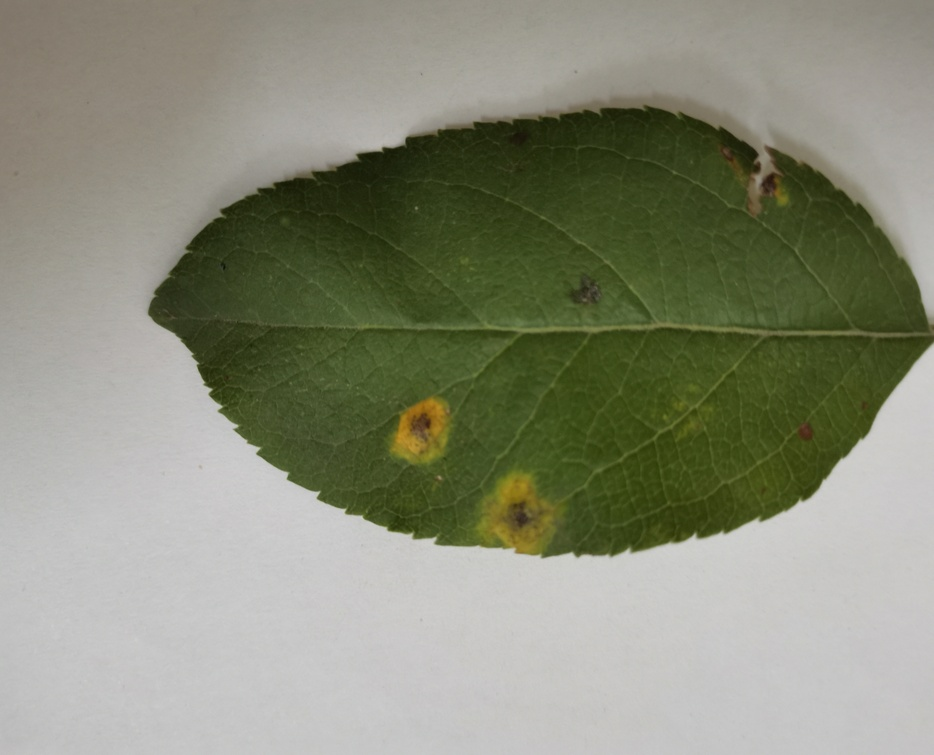
#> input picture AppleDiseaseLeaves/1.jpg, 934 x 755 px, shrunk from 1899 x 1536 before the run
$ python EdgeDetection.py   (older library calls are emulated)
#> lines starting #> are read from the running program, lines starting #| are printed output that depends on the picture
import cv2
import numpy as np
from matplotlib import pyplot as plt
import os


def roberts_edge_detection(img):
    # 定义Roberts算子
    roberts_x = np.array([[-1, 0], [0, 1]])
    roberts_y = np.array([[0, -1], [1, 0]])

    # 对图像进行卷积操作
    grad_x = cv2.filter2D(img, -1, roberts_x)
    grad_y = cv2.filter2D(img, -1, roberts_y)

    # 计算梯度幅值
    grad = np.sqrt(grad_x ** 2 + grad_y ** 2)

    # 返回边缘检测结果
    return grad.astype(np.uint8)


def sobel_edge_detection(img, ksize=3):
    # 使用Sobel算子进行边缘检测
    grad_x = cv2.Sobel(img, cv2.CV_64F, 1, 0, ksize=ksize)
    grad_y = cv2.Sobel(img, cv2.CV_64F, 0, 1, ksize=ksize)
    # 计算梯度幅值
    grad = np.sqrt(grad_x ** 2 + grad_y ** 2)

    # 返回边缘检测结果
    return grad.astype(np.uint8)


def prewitt_edge_detection(img):
    # 使用Prewitt算子进行边缘检测
    kernel_x = np.array([[-1, 0, 1], [-1, 0, 1], [-1, 0, 1]])
    kernel_y = np.array([[1, 1, 1], [0, 0, 0], [-1, -1, -1]])
    grad_x = cv2.filter2D(img, -1, kernel_x)
    grad_y = cv2.filter2D(img, -1, kernel_y)

    # 计算梯度幅值
    grad = np.sqrt(grad_x ** 2 + grad_y ** 2)

    # 返回梯度幅值
    return grad.astype(np.uint8)


def laplacian_edge_detection(img, ksize=3):
    # 使用Laplacian算子进行边缘检测
    laplacian = cv2.Laplacian(img, cv2.CV_64F, ksize=ksize)

    # 计算梯度幅值
    grad = np.abs(laplacian)

    # 返回梯度幅值
    return grad.astype(np.uint8)


def laplacian_of_gaussian_edge_detection(img, ksize=3, sigma=1.0):
    """
    使用LoG算子进行边缘检测，得到边缘锐化后的图像
    :param img: 原始图像，灰度图
    :param ksize: 模糊核大小，必须为正奇数
    :param sigma: LoG算子的高斯模糊参数
    :return: 边缘锐化后的图像
    """
    # 使用高斯模糊对图像进行平滑处理
    img_smooth = cv2.GaussianBlur(img, (ksize, ksize), sigma)

    # 使用Laplacian算子进行边缘检测
    laplacian = cv2.Laplacian(img_smooth, cv2.CV_64F, ksize=ksize)

    # 计算梯度幅值
    grad = np.abs(laplacian)

    # 返回梯度幅值
    return grad.astype(np.uint8)

if __name__ == "__main__":
    # 创建文件夹
    if not os.path.exists('EdgeDetection'):
        os.makedirs('EdgeDetection')

    # 读取图片
    img = cv2.imread('AppleDiseaseLeaves/1.jpg', 0)  # 以灰度模式读取图片
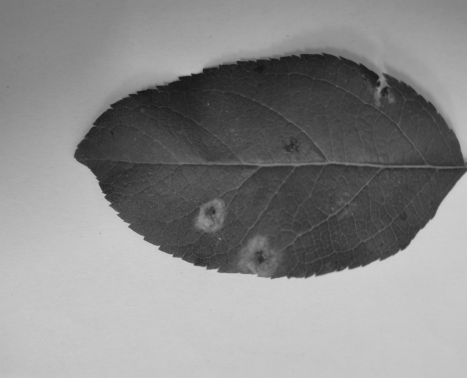
#> img: shape (755, 934) (shown at 1/2 size); min 12, max 209, mean 137

    # [46 lines of commented-out code are left out]
    rows = 2
    cols = 3

    # 创建一个大小为 (15,8) 的窗口，用来显示多个子图
    fig, ax = plt.subplots(rows, cols, figsize=(15, 8))

    # 应用Roberts算子进行边缘锐化
    edge_detection_result = roberts_edge_detection(img)
#> in roberts_edge_detection, `grad = np.sqrt(grad_x ** 2 + grad_y ** 2)`:
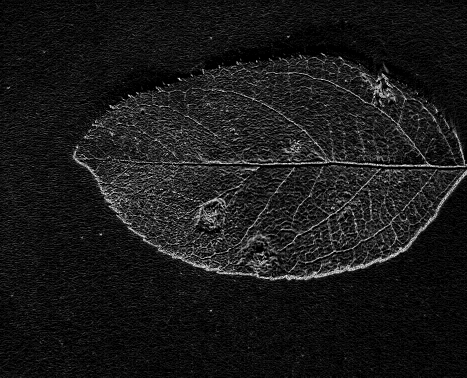
#> grad: shape (755, 934) float16 (shown at 1/2 size); min 0, max 15.91, mean 1.6; drawn with min black and max white
    plt.imsave('EdgeDetection/RobertsEdgeDetection.png', edge_detection_result, cmap='gray')
    ax[0, 0].imshow(edge_detection_result, cmap='gray')
    ax[0, 0].set_title('Roberts Edge Detection')
    ax[0, 0].axis('off')

    # 应用Sobel算子进行边缘检测
    edge_detection_result = sobel_edge_detection(img, ksize=3)
#> in sobel_edge_detection, `grad_x = cv2.Sobel(img, cv2.CV_64F, 1, 0, ksize=ksize)`:
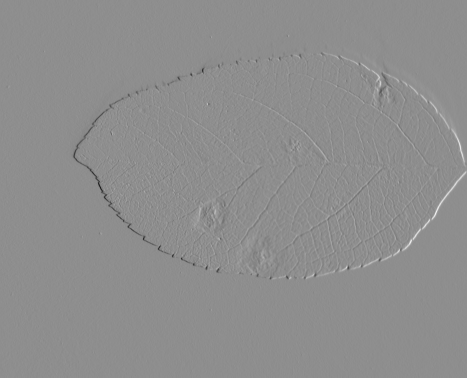
#> grad_x: shape (755, 934) float64 (shown at 1/2 size); min -475, max 377, mean 0.2; drawn with min black and max white
#> in sobel_edge_detection, `return grad.astype(np.uint8)`:
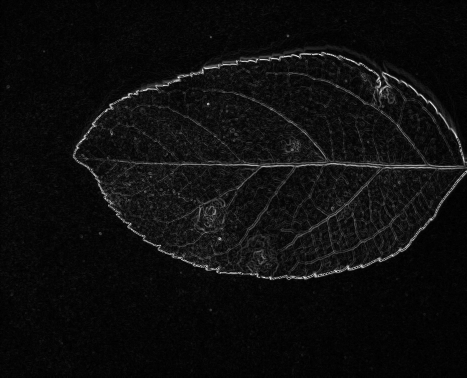
#> returned value: shape (755, 934) (shown at 1/2 size); min 0, max 255, mean 13.5
    plt.imsave('EdgeDetection/SobelEdgeDetection.png', edge_detection_result, cmap='gray')
    ax[0, 1].imshow(edge_detection_result, cmap='gray')
    ax[0, 1].set_title('Sobel Edge Detection')
    ax[0, 1].axis('off')

    # 应用prewitt算子进行边缘检测
    edge_detection_result = prewitt_edge_detection(img)
#> in prewitt_edge_detection, `grad = np.sqrt(grad_x ** 2 + grad_y ** 2)`:
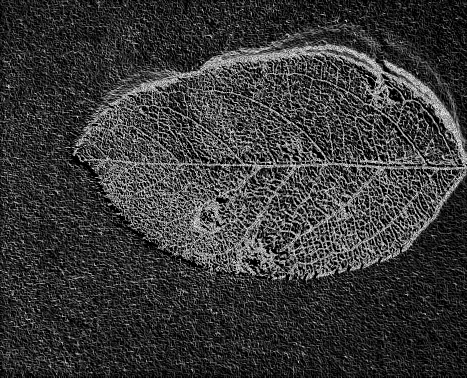
#> grad: shape (755, 934) float16 (shown at 1/2 size); min 0, max 15.91, mean 3.56; drawn with min black and max white
    plt.imsave('EdgeDetection/PrewittEdgeDetection.png', edge_detection_result, cmap='gray')
    ax[0, 2].imshow(edge_detection_result, cmap='gray')
    ax[0, 2].set_title('Prewitt Edge Detection')
    ax[0, 2].axis('off')

    # 应用laplacian算子进行边缘检测
    edge_detection_result = laplacian_edge_detection(img, ksize=3)
    plt.imsave('EdgeDetection/LaplacianEdgeDetection.png', edge_detection_result, cmap='gray')
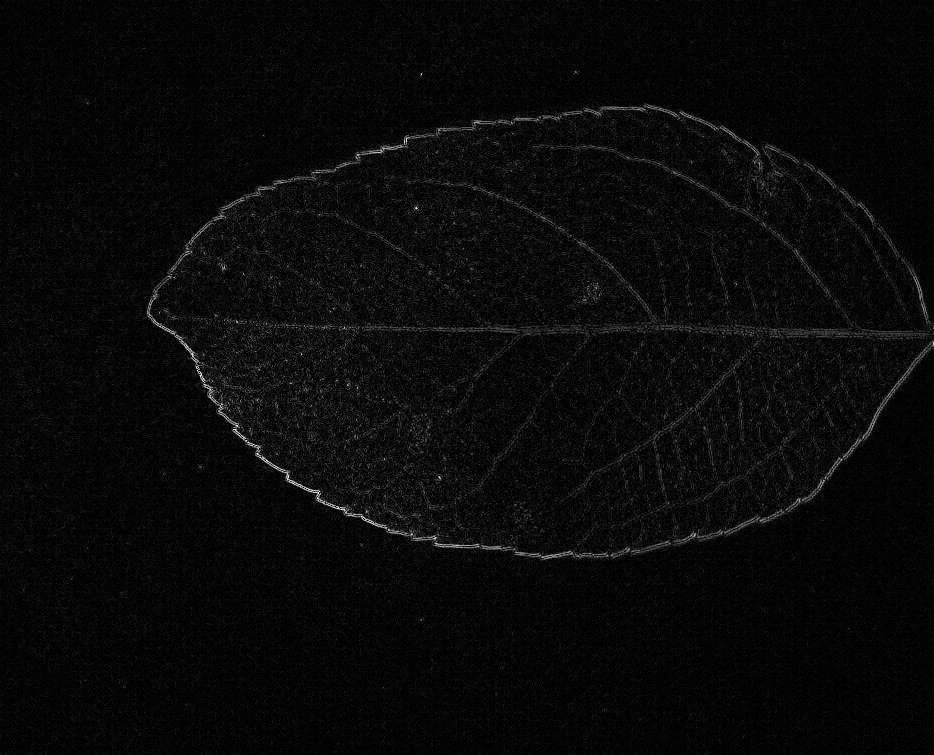
#> saved as LaplacianEdgeDetection.png: shape (755, 934, 3); min 0, max 255, mean 9.2
    ax[1, 0].imshow(edge_detection_result, cmap='gray')
    ax[1, 0].set_title('Laplacian Edge Detection')
    ax[1, 0].axis('off')

    # 应用LoG算子进行边缘锐化
    edge_detection_result = laplacian_of_gaussian_edge_detection(img, ksize=3)
    plt.imsave('EdgeDetection/LoGEdgeDetection.png', edge_detection_result, cmap='gray')
    ax[1, 1].imshow(edge_detection_result, cmap='gray')
    ax[1, 1].set_title('LoG Edge Detection')
    ax[1, 1].axis('off')

    ax[1, 2].axis('off')

    # 显示图像
    plt.show()

$ run again, with AppleDiseaseLeaves/10.jpg copied over AppleDiseaseLeaves/1.jpg
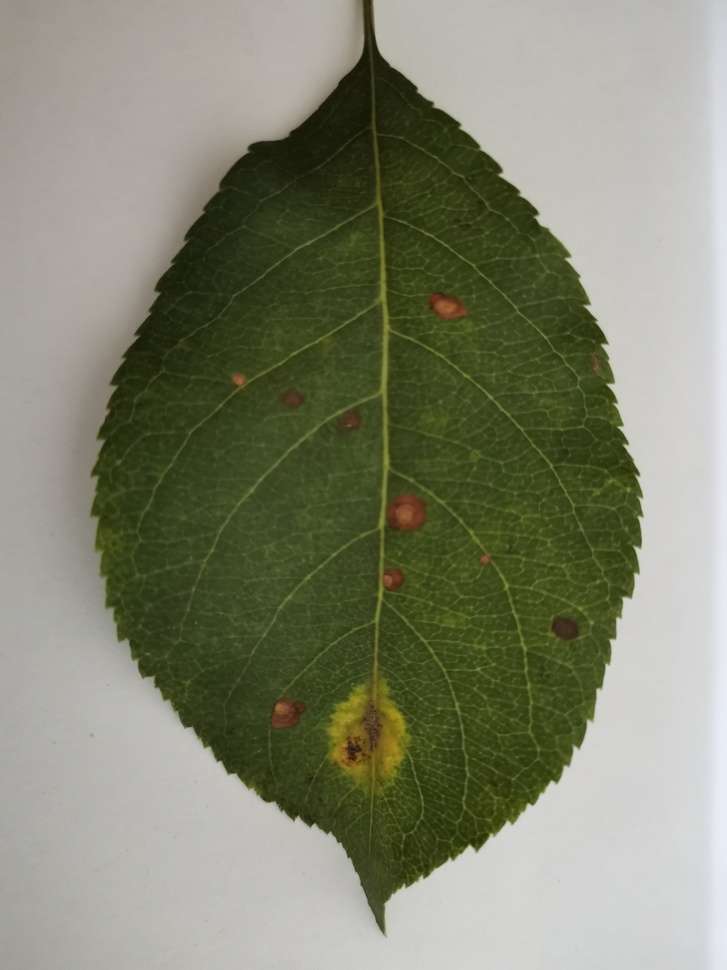
#> input picture AppleDiseaseLeaves/10.jpg, 727 x 970 px, shrunk from 3000 x 4000 before the run
#> `plt.imsave('EdgeDetection/LaplacianEdgeDetection.png', edge_detection_..`:
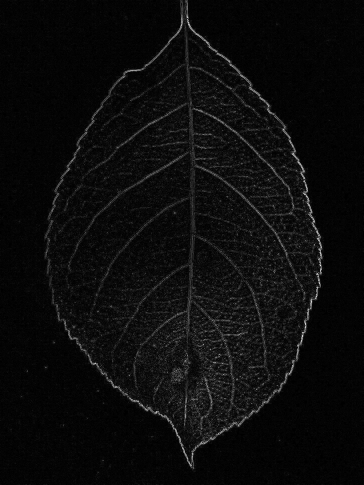
#> saved as LaplacianEdgeDetection.png: shape (970, 727, 3) (shown at 1/2 size); min 0, max 255, mean 11.4
#> in laplacian_of_gaussian_edge_detection, `laplacian = cv2.Laplacian(img_smooth, cv2.CV_64F, ksize=ksize)`:
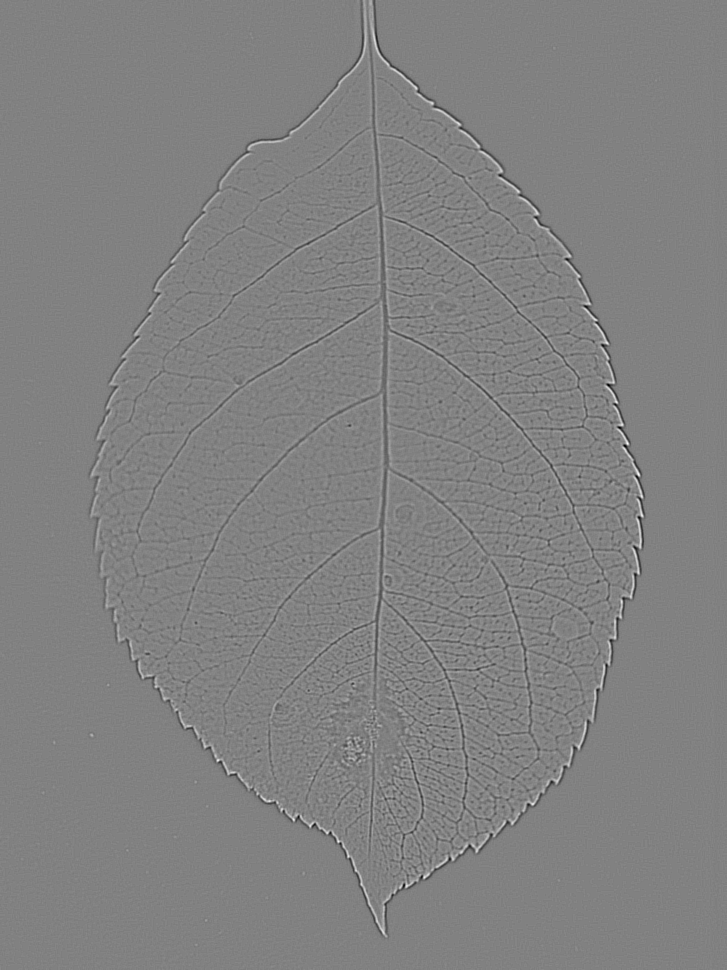
#> laplacian: shape (970, 727) float64; min -186, max 180, mean 0; drawn with min black and max white

$ run again, with AppleDiseaseLeaves/2.jpg copied over AppleDiseaseLeaves/1.jpg
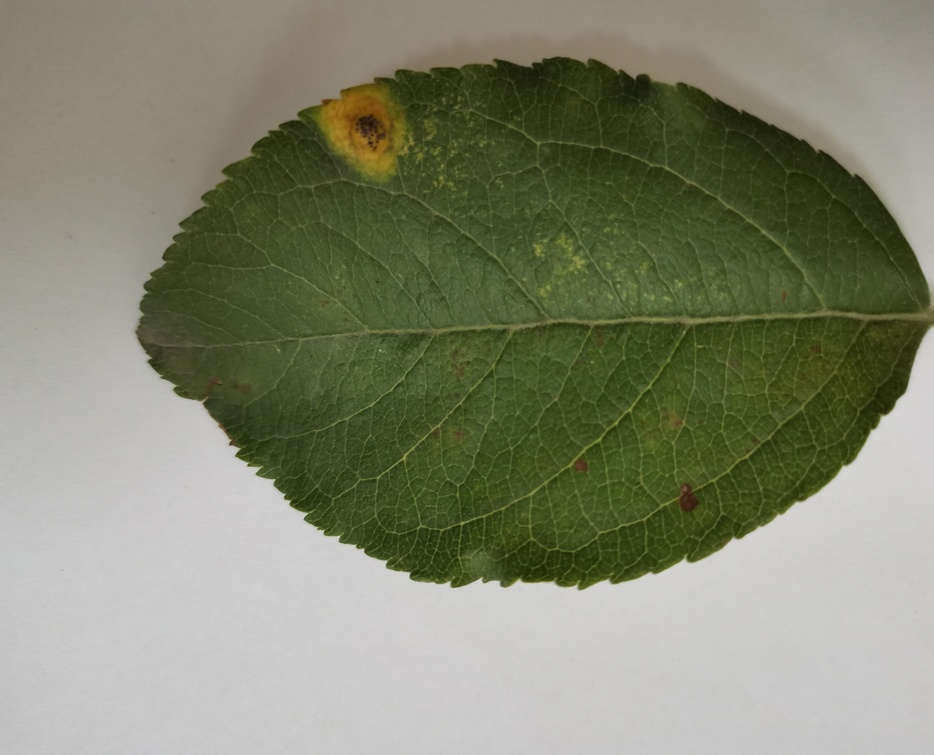
#> input picture AppleDiseaseLeaves/2.jpg, 934 x 755 px, shrunk from 1899 x 1536 before the run
#> in laplacian_of_gaussian_edge_detection, `laplacian = cv2.Laplacian(img_smooth, cv2.CV_64F, ksize=ksize)`:
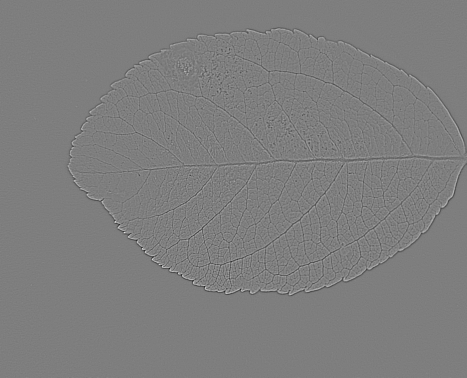
#> laplacian: shape (755, 934) float64 (shown at 1/2 size); min -214, max 218, mean 0; drawn with min black and max white
#> `plt.imsave('EdgeDetection/LoGEdgeDetection.png', edge_detection_result..`:
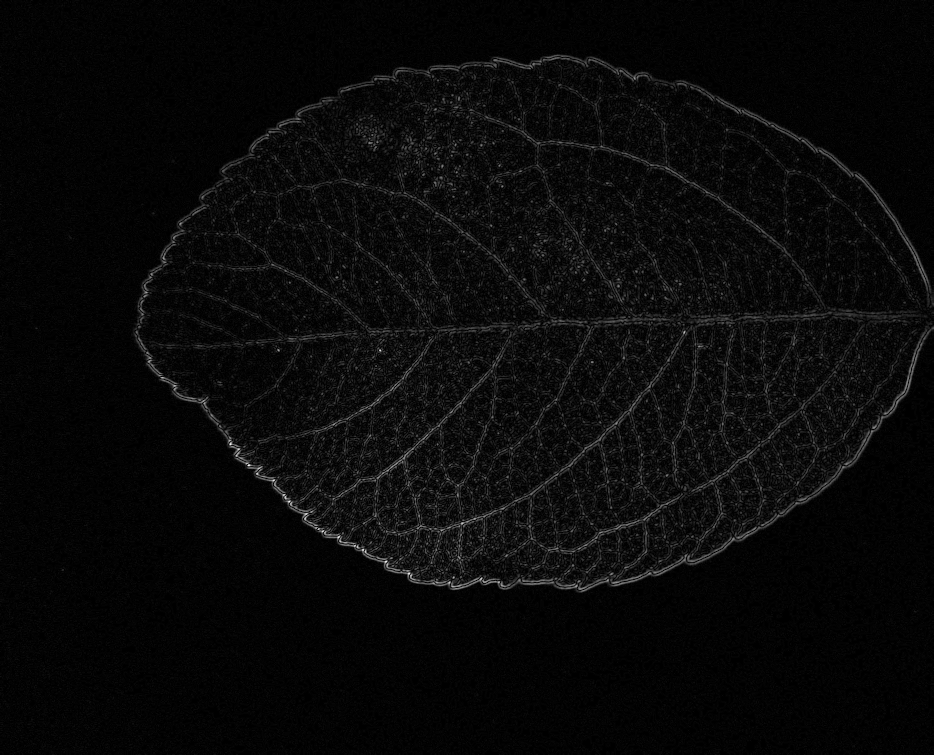
#> saved as LoGEdgeDetection.png: shape (755, 934, 3); min 0, max 255, mean 9.2
